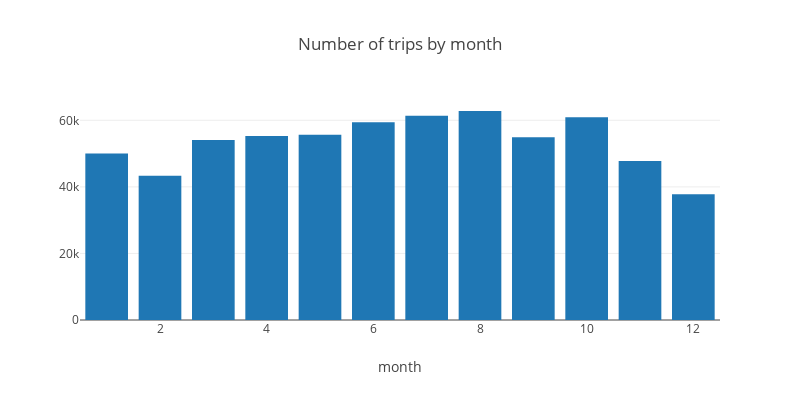

Write notebook code for a chart like this one.
### Code cell
#  df.groupby('month').count()['start_date'][0:12].plot(kind='bar',figsize=(13,5));

data = [Bar(x= list(df.groupby('month').count()['start_date'].index),
            y=list(df.groupby('month').count()['start_date']))]
layout = go.Layout(autosize=False,width=800,height=400,
    title='Number of trips by month',
    xaxis=dict(title='month')
)
fig = go.Figure(data=data, layout=layout)
iplot(fig,show_link=False)

### Figure 1 — Plotly figure (JSON) as saved in the notebook; plotly's stock layout.template omitted (floating-point values rounded to 4 significant figures)
{"data": [{"type": "bar", "x": [1, 2, 3, 4, 5, 6, 7, 8, 9, 10, 11, 12], "y": [49997, 43335, 54107, 55253, 55649, 59397, 61399, 62796, 54927, 60944, 47787, 37820]}], "layout": {"autosize": false, "height": 400, "title": "Number of trips by month", "width": 800, "xaxis": {"title": "month"}}}
